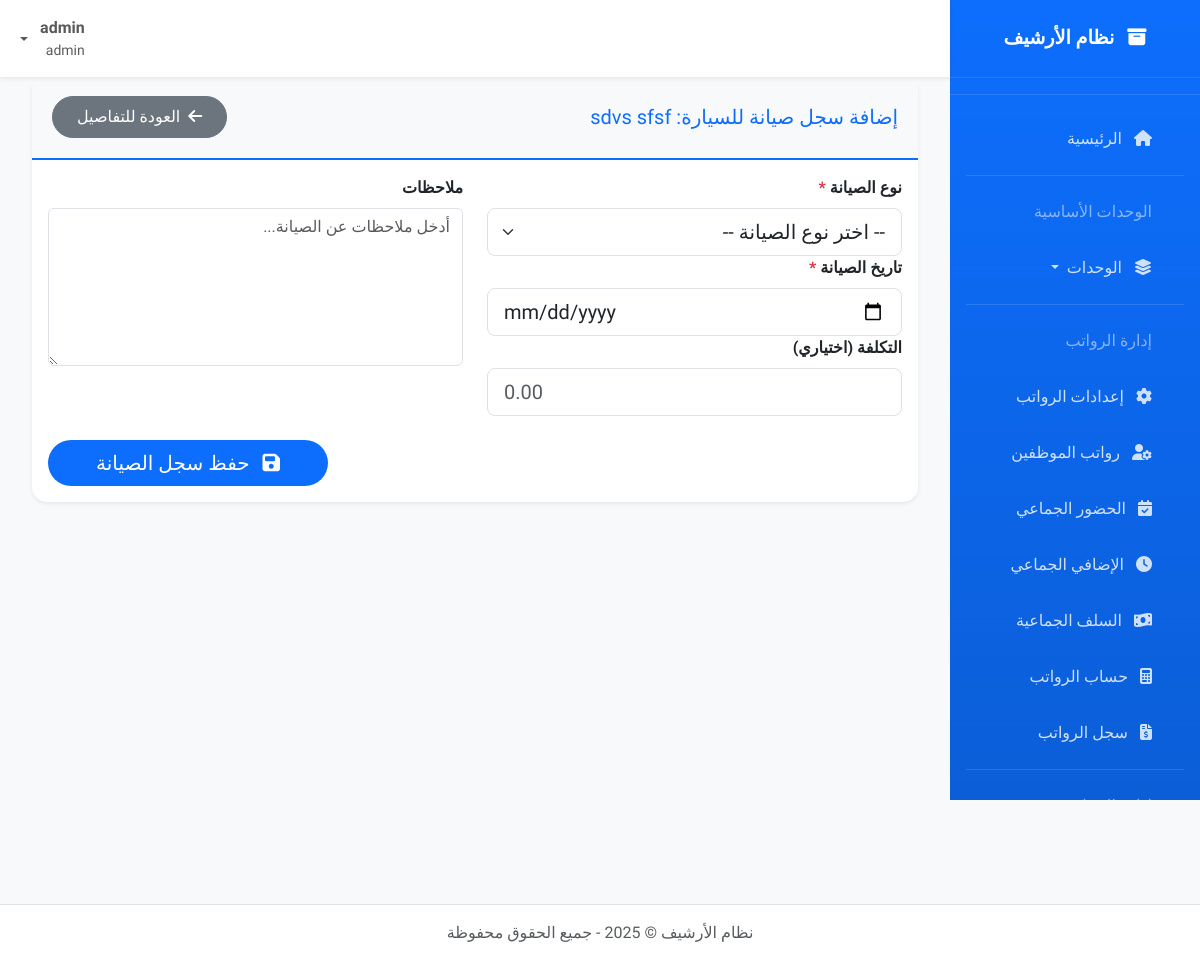
Page /cars/1/maintenance/add (signed in) on the committed database.
### models.py (models this page shows, shortened)
class User(db.Model, UserMixin):
    id = db.Column(db.Integer, primary_key=True)
    username = db.Column(db.String(50), unique=True, nullable=False)
    email = db.Column(db.String(100), unique=True, nullable=False)
    password_hash = db.Column(db.String(128), nullable=False)
    role = db.Column(db.String(20), default='user')  # admin, archivist, user
    created_at = db.Column(db.DateTime, default=datetime.utcnow)
    def is_admin(self):
        return self.role == 'admin'
    def can_edit(self):
        return self.role in ['admin', 'archivist']

class Car(db.Model):
    id = db.Column(db.Integer, primary_key=True)
    unique_id = db.Column(db.String(50), unique=True, nullable=False, default=lambda: generate_sequential_id("CAR"))
    chassis_number = db.Column(db.String(100), unique=True, nullable=False)
    brand = db.Column(db.String(50), nullable=False)
    model = db.Column(db.String(50), nullable=False)
    car_type = db.Column(db.String(50))
    color = db.Column(db.String(30))
    year = db.Column(db.Integer)
    plate_number = db.Column(db.String(20))
    status = db.Column(db.String(20), default="active")
    notes = db.Column(db.Text)
    created_at = db.Column(db.DateTime, default=datetime.utcnow)
    files = db.relationship('CarFile', backref='car', lazy=True, cascade="all, delete-orphan")
    maintenance_records = db.relationship('MaintenanceRecord', backref='car', lazy=True, cascade="all, delete-orphan")

### app.py (the view, shortened to what this page needs)
@app.route('/cars/<int:car_id>/maintenance/add', methods=['GET', 'POST'])
@login_required
def add_maintenance(car_id):
    if not current_user.can_edit():
        flash('ليس لديك صلاحية إضافة سجلات الصيانة.', 'danger')
        return redirect(url_for('car_detail', car_id=car_id))
    car = Car.query.get_or_404(car_id)
    settings = CompanySettings.query.first()
    return render_template('car/maintenance_add.html', car=car, settings=settings)

### app.py (called while the page is built)
@login_manager.user_loader
def load_user(user_id):
    return User.query.get(int(user_id))

@app.before_request
def create_tables_once():
    if not hasattr(g, 'tables_created'):
        db.create_all()
        os.makedirs(app.config['UPLOAD_FOLDER'], exist_ok=True)
        os.makedirs(os.path.join(app.config['UPLOAD_FOLDER'], 'cars'), exist_ok=True)
        os.makedirs(os.path.join(app.config['UPLOAD_FOLDER'], 'employees'), exist_ok=True)
        os.makedirs(os.path.join(app.config['UPLOAD_FOLDER'], 'documents'), exist_ok=True)
        os.makedirs(os.path.join(app.config['UPLOAD_FOLDER'], 'logos'), exist_ok=True)
        if not CompanySettings.query.first():
            settings = CompanySettings()
            db.session.add(settings)
            db.session.commit()
        g.tables_created = True

@app.context_processor
def inject_current_year():
    return {'current_year': datetime.now().year}

### templates/car/maintenance_add.html (shortened to what this page needs)
{% extends "base.html" %}
{% block content %}
<div class="row">
    <div class="col-12">
        <div class="card border-0 shadow-sm">
            <div class="card-header d-flex justify-content-between align-items-center">
                <h5 class="mb-0">إضافة سجل صيانة للسيارة: {{ car.brand }} {{ car.model }}</h5>
                <a href="{{ url_for('car_detail', car_id=car.id) }}" class="btn btn-secondary">
                    <i class="fas fa-arrow-left me-1"></i> العودة للتفاصيل
                </a>
            </div>
            <div class="card-body">
                <form method="POST">
                    <div class="row g-4">
                        <div class="col-md-6">
                            <div class="form-group">
                                <label class="form-label fw-bold">نوع الصيانة <span class="text-danger">*</span></label>
                                <select name="maintenance_type" class="form-select form-select-lg" required>
                                    <option value="">-- اختر نوع الصيانة --</option>
                                </select>
                            </div>
                            <div class="form-group">
                                <label class="form-label fw-bold">تاريخ الصيانة <span class="text-danger">*</span></label>
                                <input type="date" name="date" class="form-control form-control-lg" required>
                            </div>
                            <div class="form-group">
                                <label class="form-label fw-bold">التكلفة (اختياري)</label>
                                <input type="number" name="cost" class="form-control form-control-lg" step="0.01" placeholder="0.00">
                            </div>
                        </div>
                        <div class="col-md-6">
                            <div class="form-group">
                                <label class="form-label fw-bold">ملاحظات</label>
                                <textarea name="notes" class="form-control" rows="6" placeholder="أدخل ملاحظات عن الصيانة..."></textarea>
                            </div>
                        </div>
                    </div>
                    <div class="d-flex justify-content-end mt-4">
                        <button type="submit" class="btn btn-primary btn-lg px-5">
                            <i class="fas fa-save me-2"></i> حفظ سجل الصيانة
                        </button>
                    </div>
                </form>
            </div>
        </div>
    </div>
</div>
{% endblock %}

### templates/base.html (shortened to what this page needs)
<!DOCTYPE html>
<html lang="ar" dir="rtl">
<head>
    <link href="https://cdn.jsdelivr.net/npm/bootstrap@5.3.0/dist/css/bootstrap.rtl.min.css" rel="stylesheet">
    <link rel="stylesheet" href="https://cdn.jsdelivr.net/npm/bootstrap-icons@1.10.0/font/bootstrap-icons.css">
    <link href="https://cdnjs.cloudflare.com/ajax/libs/font-awesome/6.4.0/css/all.min.css" rel="stylesheet">
</head>
<body>
    <nav id="sidebar" class="d-none d-lg-block">
        <div class="sidebar-brand">
            <i class="fas fa-archive me-2"></i> <span>نظام الأرشيف</span>
        </div>
        <hr class="text-white-50">
        <ul class="nav flex-column px-3">
            <li class="nav-item">
                <a class="nav-link {% if request.endpoint == 'index' %}active{% endif %}" href="{{ url_for('index') }}">
                    <i class="fas fa-home me-2"></i> <span>الرئيسية</span>
                </a>
            </li>
            <hr class="text-white-50 my-2">
            <li class="nav-item">
                <span class="nav-link text-white-50 small">الوحدات الأساسية</span>
            </li>
            <li class="nav-item dropdown">
                <a class="nav-link dropdown-toggle" href="#" id="basicUnitsDropdown" role="button" data-bs-toggle="dropdown" aria-expanded="false">
                    <i class="fas fa-layer-group me-2"></i> <span>الوحدات</span>
                </a>
            </li>
            <hr class="text-white-50 my-2">
            {% if current_user.is_authenticated and current_user.can_edit() %}
            <li class="nav-item">
                <span class="nav-link text-white-50 small">إدارة الرواتب</span>
            </li>
            <li class="nav-item">
                <a class="nav-link {% if 'salary_settings' in request.endpoint %}active{% endif %}" href="{{ url_for('salary_settings') }}">
                    <i class="fas fa-cog me-2"></i> <span>إعدادات الرواتب</span>
                </a>
            </li>
            <li class="nav-item">
                <a class="nav-link {% if 'salary_employees_list' in request.endpoint %}active{% endif %}" href="{{ url_for('salary_employees_list') }}">
                    <i class="fas fa-user-cog me-2"></i> <span>رواتب الموظفين</span>
                </a>
            </li>
            <li class="nav-item">
                <a class="nav-link {% if 'bulk_attendance' in request.endpoint %}active{% endif %}" href="{{ url_for('bulk_attendance') }}">
                    <i class="fas fa-calendar-check me-2"></i> <span>الحضور الجماعي</span>
                </a>
            </li>
            <li class="nav-item">
                <a class="nav-link {% if 'bulk_overtime' in request.endpoint %}active{% endif %}" href="{{ url_for('bulk_overtime') }}">
                    <i class="fas fa-clock me-2"></i> <span>الإضافي الجماعي</span>
                </a>
            </li>
            <li class="nav-item">
                <a class="nav-link {% if 'bulk_advance' in request.endpoint %}active{% endif %}" href="{{ url_for('bulk_advance') }}">
                    <i class="fas fa-money-bill-wave me-2"></i> <span>السلف الجماعية</span>
                </a>
            </li>
            <li class="nav-item">
                <a class="nav-link {% if 'calculate_payroll' in request.endpoint %}active{% endif %}" href="{{ url_for('calculate_payroll') }}">
                    <i class="fas fa-calculator me-2"></i> <span>حساب الرواتب</span>
                </a>
            </li>
            <li class="nav-item">
                <a class="nav-link {% if 'payroll_list' in request.endpoint %}active{% endif %}" href="{{ url_for('payroll_list') }}">
                    <i class="fas fa-file-invoice-dollar me-2"></i> <span>سجل الرواتب</span>
                </a>
            </li>
            {% endif %}
            <hr class="text-white-50 my-2">
            {% if current_user.is_authenticated and current_user.can_edit() %}
            <li class="nav-item">
                <span class="nav-link text-white-50 small">إدارة المخازن</span>
            </li>
            {% endif %}
        </ul>
    </nav>
    <nav class="navbar navbar-expand-lg navbar-light bg-white shadow-sm top-navbar">
        <div class="container-fluid">
            <div class="navbar-nav ms-auto">
                {% if current_user.is_authenticated %}
                <div class="nav-item dropdown">
                    <a class="nav-link dropdown-toggle d-flex align-items-center" href="#" id="userDropdown" role="button" data-bs-toggle="dropdown">
                        <div class="me-2">
                            <div class="fw-bold">{{ current_user.username }}</div>
                            <div class="small text-muted">{{ current_user.role }}</div>
                        </div>
                    </a>
                </div>
                {% else %}
                <a class="nav-link" href="{{ url_for('login') }}">
                    <i class="fas fa-sign-in-alt me-1"></i> تسجيل الدخول
                </a>
                {% endif %}
            </div>
        </div>
    </nav>
    <main id="main-content">
        <div class="container-fluid">
            {% block content %}{% endblock %}
        </div>
    </main>
    <footer class="bg-white border-top py-3 mt-5">
        <div class="container">
            <div class="text-center text-muted">
                <p class="mb-0">نظام الأرشيف &copy; {{ current_year }} - جميع الحقوق محفوظة</p>
            </div>
        </div>
    </footer>
</body>
</html>

### templates/base.html (style rules this page uses)
:root { --primary-color: #0d6efd; --secondary-color: #6c757d; --success-color: #198754; --danger-color: #dc3545; --warning-color: #ffc107; --info-color: #0dcaf0; }
body { font-family: 'Tajawal', sans-serif; background-color: #f8f9fa; padding-top: 56px; margin: 0; }
#sidebar { position: fixed; top: 0; right: 0; height: 100vh; width: 250px; background: linear-gradient(180deg, #0d6efd 0%, #0b5ed7 100%); color: white; z-index: 1000; overflow-y: auto; transition: transform 0.3s ease, width 0.3s ease; }
#sidebar .sidebar-brand { font-weight: 700; padding: 1.5rem 1rem; text-align: center; font-size: 1.2rem; border-bottom: 1px solid rgba(255,255,255,0.1); }
#sidebar .nav-link { color: rgba(255,255,255,0.8); padding: 0.75rem 1rem; margin: 0.25rem 1rem; border-radius: 0.375rem; transition: all 0.3s ease; }
#main-content { margin-right: 250px; padding: 20px; min-height: 100vh; transition: margin-right 0.3s ease; }
.top-navbar { position: fixed; top: 0; right: 250px; left: 0; z-index: 1030; transition: right 0.3s ease; }
.card { border: none; border-radius: 15px; box-shadow: 0 0.125rem 0.25rem rgba(0,0,0,0.075); margin-bottom: 1.5rem; transition: transform 0.3s ease; }
.card-header { background-color: #f8f9fa; border-bottom: 2px solid var(--primary-color); border-radius: 15px 15px 0 0 !important; padding: 1.25rem; font-weight: 700; color: var(--primary-color); }
.btn { border-radius: 50px; padding: 0.5rem 1.5rem; font-weight: 500; transition: all 0.3s ease; }
.btn-primary { background-color: var(--primary-color); border: none; }

### rows in the picture
User: username "admin", role "admin"
Car: brand "sdvs", model "sfsf"
